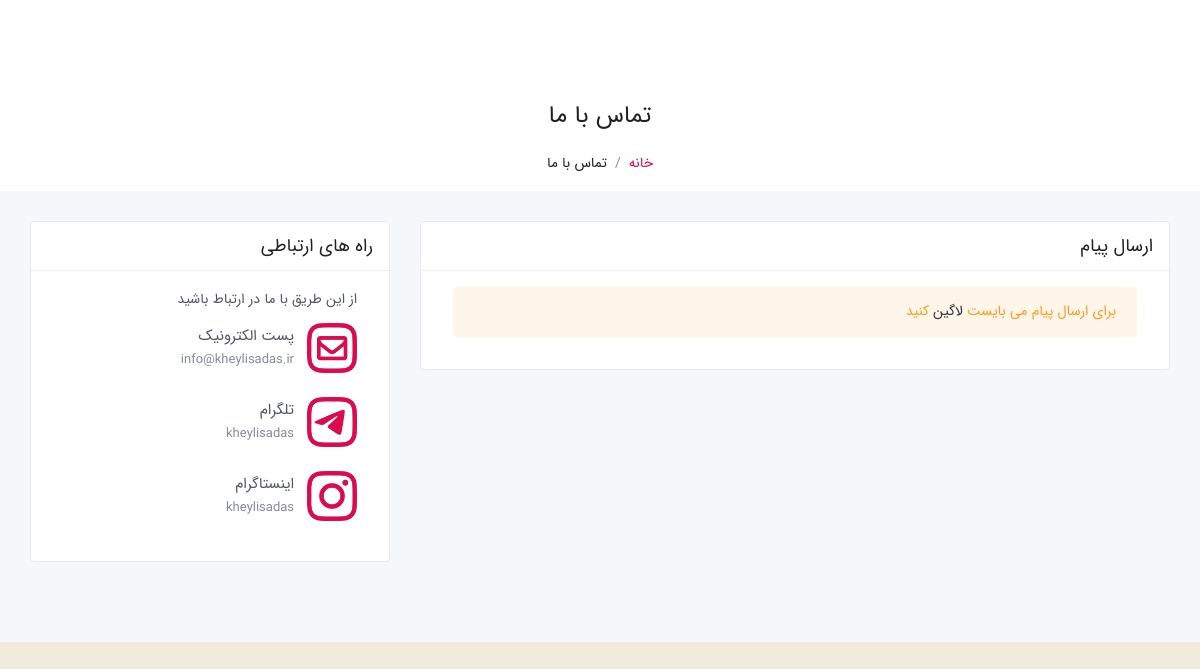
Page /contact-us on the committed database.
### ks_site/models.py (models this page shows, shortened)
class SiteSetting(models.Model):
    title = models.CharField(max_length=200, null=True, blank=True)
    site_name = models.CharField(max_length=200)
    site_url = models.CharField(max_length=200)
    address = models.CharField(max_length=200)
    phone = models.CharField(max_length=200, null=True, blank=True)
    email = models.CharField(max_length=200, null=True, blank=True)
    telegram = models.CharField(max_length=200, null=True, blank=True)
    eitaa = models.CharField(max_length=200, null=True, blank=True)
    instagram = models.CharField(max_length=200, null=True, blank=True)
    copy_right = models.TextField()
    page_message = models.TextField(default="", null=False, blank=False)
    about_us_rich = CKEditor5Field('about_us', config_name='default', null=True, blank=True)
    plan_description_rich = CKEditor5Field('plan_description', config_name='default', null=True, blank=True)
    site_logo1 = models.ImageField(upload_to=upload_site_files_path, null=False, blank=False)
    site_logo2 = models.ImageField(upload_to=upload_site_files_path, null=False, blank=False)
    site_logo3 = models.ImageField(upload_to=upload_site_files_path, null=False, blank=False)
    site_logo_footer = models.ImageField(upload_to=upload_site_files_path, null=True, blank=True)
    is_main_setting = models.BooleanField()
    courses_is_disabled = models.BooleanField(default=True)
    articles_is_disabled = models.BooleanField(default=True)
    weeks_is_disabled = models.BooleanField(default=True)
    maintenance_mode = models.BooleanField(default=False)  # فیلد برای حالت به‌روزرسانی

### ks_site/views.py (the view, shortened to what this page needs)
# urls.py: path('contact-us', ContactUsView.as_view(), name='contact_us'),
class ContactUsView(View):
    def get(self, request):
        user_id = self.request.user.id
        site_setting: SiteSetting = SiteSetting.objects.filter(is_main_setting=True).first()
        if request.user.is_authenticated:
            current_user: User = User.objects.filter(id=user_id).first()
            initial_dict = {
                "mobile": current_user.mobile
            }
            contact_us_form = ContactUsForm(request.POST or None, initial=initial_dict)
            context = {
                'form': contact_us_form,
                'site_setting': site_setting
            }
        else:
            context = {
                'site_setting': site_setting
            }
        return render(request, 'contact_us.html', context)

### ks_site/templates/contact_us.html (shortened to what this page needs)
{% extends 'shared/_MainLayout.html' %}
{% load static %}
{% load sorl_thumbnail %}
{% block content %}
    <section class="page-title py-5">
        <div class="container py-5">
            <div class="row">
                <div class="col-lg-12 col-md-12">
                    <div class="breadcrumbs-wrap">
                        <h1 class="breadcrumb-title">تماس با ما</h1>
                        <nav aria-label="breadcrumb">
                            <ol class="breadcrumb">
                                <li class="breadcrumb-item"><a href="{% url 'home_page' %}">خانه</a></li>
                                <li class="breadcrumb-item active" aria-current="page">تماس با ما</li>
                            </ol>
                        </nav>
                    </div>
                </div>
            </div>
        </div>
    </section>
    <section class="bg-light">
        <div class="container">
            <div class="row">
                <div class="col-lg-8 col-md-7">
                    {% if request.user.is_authenticated %}
                        <form id="main-contact-form" class="contact-form row" action="{% url 'contact_us' %}"
                              method="post">
                            {% csrf_token %}
                            <div class="prc_wrap">
                                <div class="prc_wrap_header">
                                    <h4 class="property_block_title"> ارسال پیام </h4>
                                </div>
                                <div class="prc_wrap-body">
                                    <div class="form-group">
                                        {{ form.title.label_tag }}
                                        {{ form.title }}
                                        {{ form.title.errors }}
                                    </div>
                                    <div class="form-group">
                                        {{ form.mobile }}
                                        {{ form.mobile.errors }}
                                    </div>
                                    <div class="form-group">
                                        {{ form.message.label_tag }}
                                        {{ form.message }}
                                        {{ form.message.errors }}
                                    </div>
                                    <div class="form-outline mb-4 align-content-lg-center">
                                        <label>{{ form.captcha_field.label_tag }}</label><br>
                                        {{ form.captcha_field }}
                                        {{ form.captcha_field.errors }}
                                        <a class='btn-light  js-captcha-refresh '> <span class="ti-reload"></span>
                                            تغییر تصویر
                                        </a>
                                    </div>
                                    <div class="form-group">
                                        <button class="btn btn-theme" type="submit">ارسال درخواست</button>
                                    </div>
                                </div>
                            </div>
                        </form>
                    {% else %}
                        <div class="prc_wrap">
                            <div class="prc_wrap_header">
                                <h4 class="property_block_title"> ارسال پیام </h4>
                            </div>
                            <div class="prc_wrap-body">
                                <div class="alert alert-warning col-lg-12 col-md-12 col-sm-12">
                                    برای ارسال پیام می بایست
                                    <a href="{% url 'login_page' %}">لاگین</a>
                                    کنید
                                </div>
                            </div>
                        </div>
                    {% endif %}
                </div>
                <div class="col-lg-4 col-md-5">
                    <div class="prc_wrap">
                        <div class="prc_wrap_header">
                            <h4 class="property_block_title">راه های ارتباطی</h4>
                        </div>
                        <div class="prc_wrap-body">
                            <div class="contact-info">
                                <p>
                                    از این طریق با ما در ارتباط باشید
                                </p>
                                <div class="cn-info-detail">
                                    <div class="social-network-logo">
                                        <img src="{% static 'assets/img/logo-email.png' %}" alt="">
                                    </div>
                                    <div class="social-network-name">
                                        پست الکترونیک
                                        <span>{{ site_setting.email }}</span>
                                    </div>
                                </div>
                                <div class="cn-info-detail">
                                    <div class="social-network-logo">
                                        <img src="{% static 'assets/img/logo-telegram.png' %}" alt="">
                                    </div>
                                    <div class="social-network-name">
                                        تلگرام
                                        <span>{{ site_setting.telegram }}</span>
                                    </div>
                                </div>
                                <div class="cn-info-detail">
                                    <div class="social-network-logo">
                                        <img src="{% static 'assets/img/logo-instagram.png' %}" alt="">
                                    </div>
                                    <div class="social-network-name">
                                        اینستاگرام
                                        <span>{{ site_setting.instagram }}</span>
                                    </div>
                                </div>
                            </div>
                        </div>
                    </div>
                </div>
            </div>
        </div>
    </section>
{% endblock %}

### assets/assets/css/my-custom.css (style rules this page uses)
*:before, *:after { content: ''; }
html { color: rgb(238, 238, 238); background: #f0ebdc; }
.social-network-name span { display: block; font-size: 13px; font-weight: 400; color: #858b9f; }
.social-network-logo { margin-left: 13px; }
.social-network-logo img { width: 50px; height: 50px; }
.social-network-name { font-size: 15px; font-weight: 500; }
.py-5 { padding-top: 3rem !important; padding-bottom: 0 !important; }

### rows in the picture
SiteSetting: email "info@kheylisadas.ir", telegram "kheylisadas", instagram "kheylisadas"
